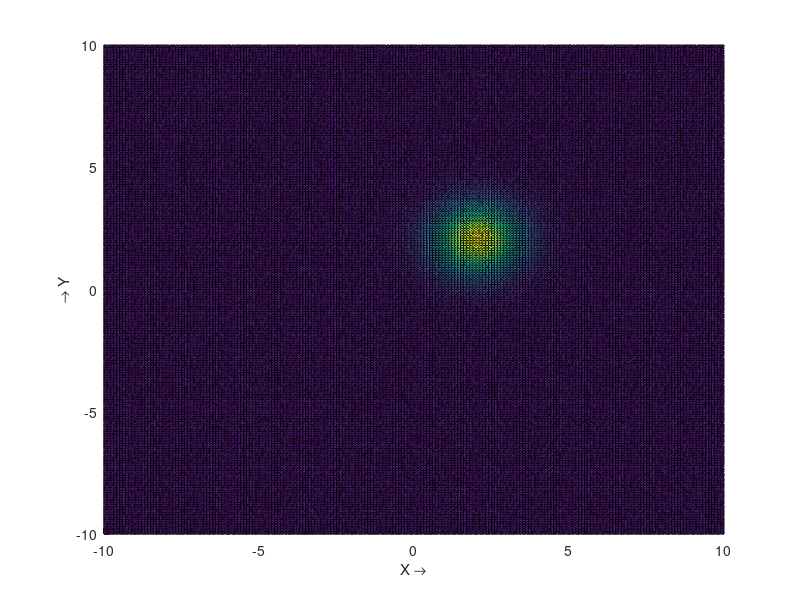
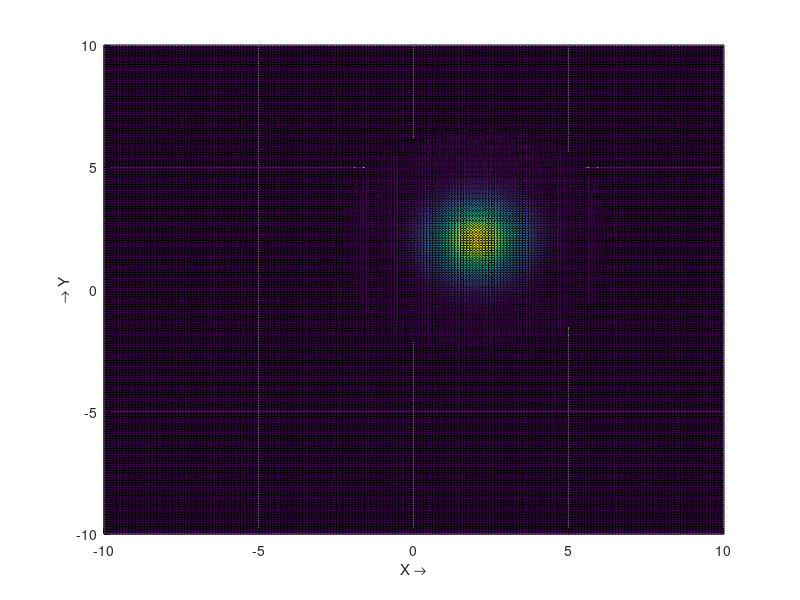

The MATLAB script that drew these images, in order:
clear();
mu1 = [2 2];
sigma1 = [1 0; 0 1];

x1 = -10:0.1:10;
x2 = -10:0.1:10;
[X1,X2] = meshgrid(x1,x2);
X = [X1(:) X2(:)];
y1 = mvnpdf(X,mu1,sigma1);
y=y1+0.003*randn(size(y1));
y=reshape(y,length(x1),length(x2));


hold on
surf(x1,x2,y);                           % Fitted Surface
hold off
xlabel('X \rightarrow')
ylabel('\rightarrow Y')
zlabel('Z \rightarrow')
grid

% Create input independent variable (10 x 10 x 2):
XY(:,:,1) = X1;
XY(:,:,2) = X2;
% Create Objective Function: 
surfit=@(B,XY) 1/(2  .*3.14.* B(1) .* B(2)) .* exp( - ((X1-B(3)).^2)./2 .* B(1).^2 - ((X2-B(4)).^2)./2 .* B(2).^2);
 

% Do Regression
B0=[1.2 1.2 1.8 1.8];
B = lsqcurvefit(surfit, B0, XY, y);
% Calculate Fitted Surface:
Z = surfit(B,XY); 
% Plot: 
figure(2)
             % Original Data
hold on
surf(X1, X2, Z)                           % Fitted Surface
hold off
xlabel('X \rightarrow')
ylabel('\rightarrow Y')
zlabel('Z \rightarrow')
grid